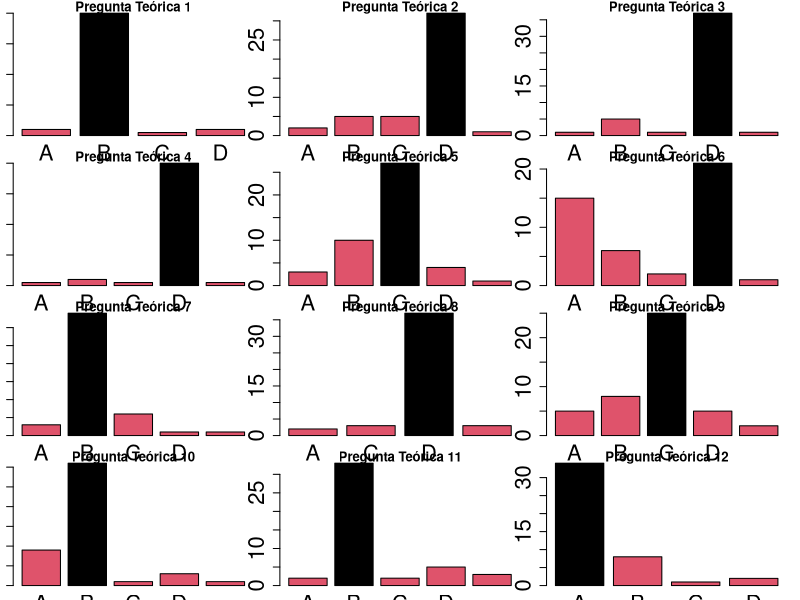
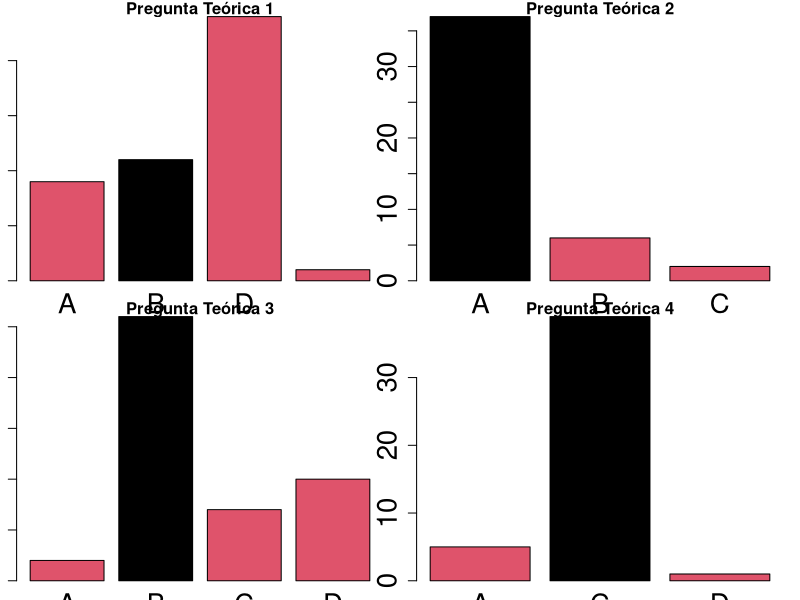
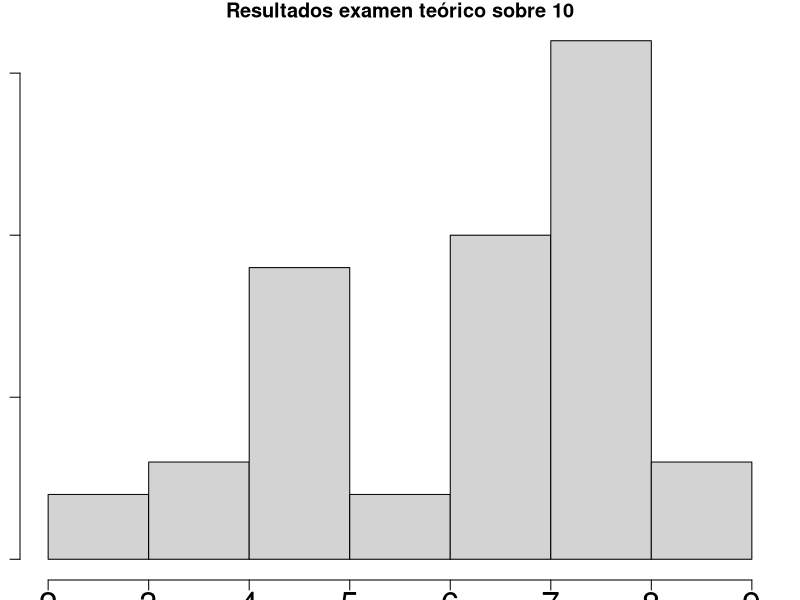
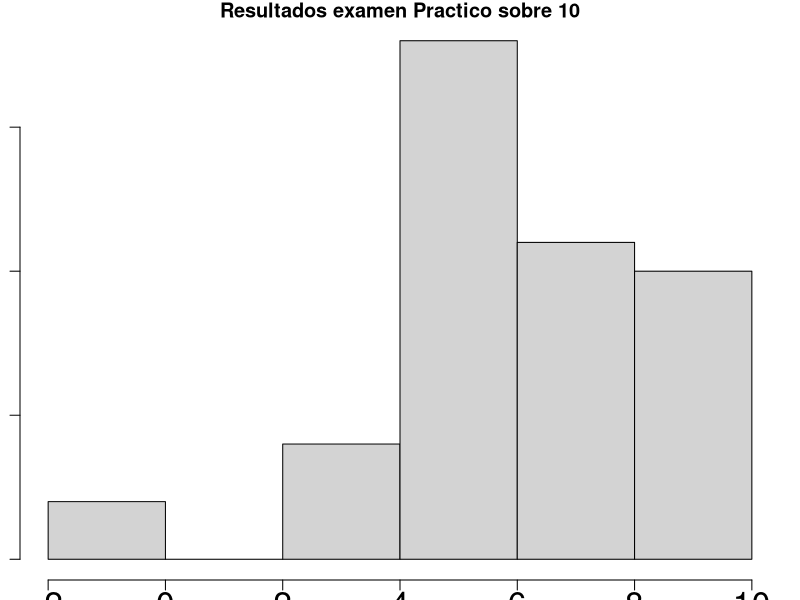
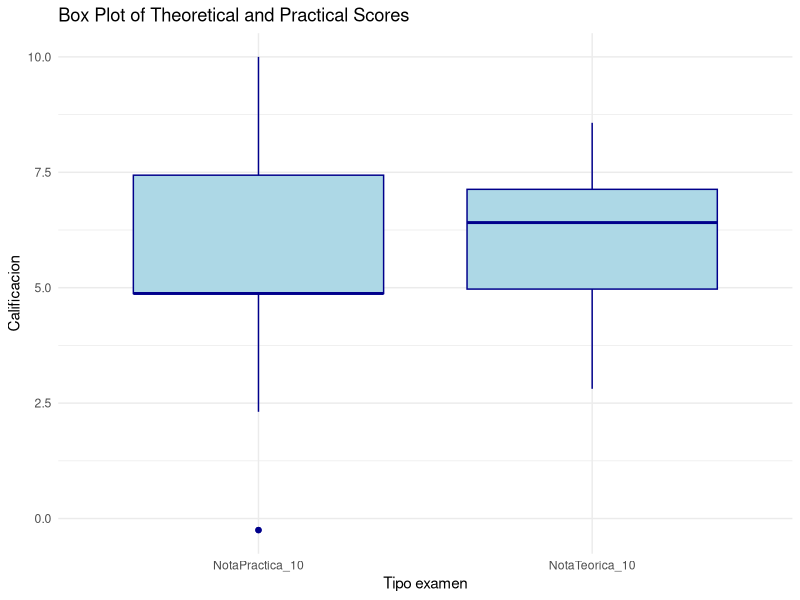
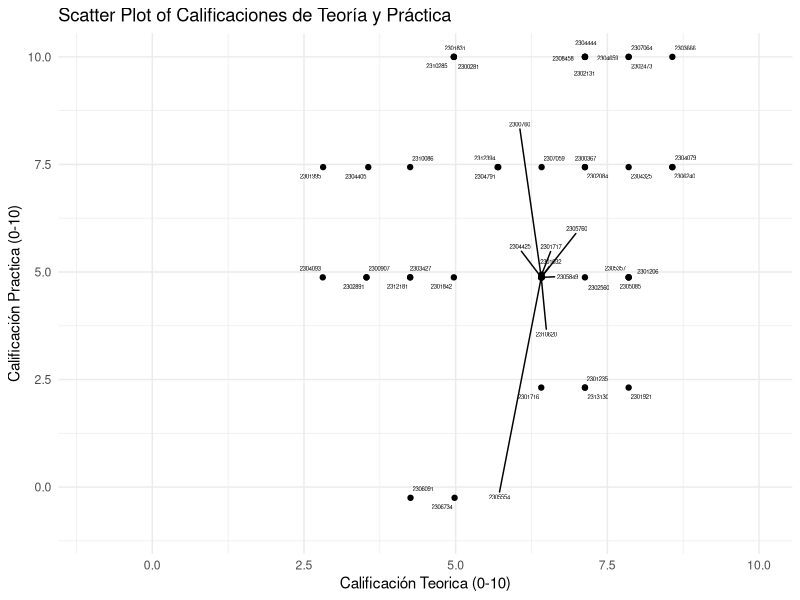

Write the R code that produced these figures, in order.
library(readxl)
library(dplyr)
library(tidyr)
library(ggplot2)
library(stringr)
library(lubridate)

# Set the working directory to the location of the current script
setwd(dirname(rstudioapi::getActiveDocumentContext()$path))
getwd()
# Read the Excel file into a data frame
data <- read_excel("Notas_Parcial1.xlsx", sheet="Parcial 1")
# Replace spaces with hyphens in column names
colnames(data) <- c("Alumno","PT1","PT2","PT3","PT4","PT5","PT6",
                    "PT7","PT8","PT9","PT10","PT11","PT12",
                    "PP1","PP2","PP3","PP4", 
                    "NotaTeorica_12","NotaPractica_4","NotaTeorica_10","NotaPractica_10")

# Remove row 1
data= data[-1,]
# remove no presentados ,transform data
data= subset(data, NotaTeorica_12 != 0)
str(data)
data$NotaTeorica_12 = as.double(data$NotaTeorica_12,round=3)
data$NotaPractica_4 = as.double(data$NotaPractica_4,round=3)
data$NotaTeorica_10 = as.double(data$NotaTeorica_10,round=3)
data$NotaPractica_10=as.double(data$NotaPractica_10, round=3)


#Plantilla de resultados
Plantilla=as.vector(c("B",	"D",	"D",	"D",	"C",	"D",	"B",	"D",	"C","B",	"B",	"A",	# Preguntas teóricas
                      "B",	"A",	"B",	"C")) # Preguntas prácticas


#### Analisis por preguntas ####
# Use apply to create all contingency tables
pt_cols <- select(data, starts_with("PT"))
pp_cols <- select(data, starts_with("PP"))
contingency_tables_pt <- apply(X=pt_cols, 
                               MARGIN=2,
                               FUN= table, 
                               useNA= "ifany")
contingency_tables_pp <- apply(X=pp_cols, 
                               MARGIN=2,
                               FUN= table, 
                               useNA= "ifany")

#### Visualize per question ######
#Screen for 12 theoretical questions + 4 practical questions
#Mark the right question
colorines <- data.frame(
  A =  factor(sample(c("green", "grey"), 16, replace = TRUE)),
  B = factor(sample(c("green", "grey"), 16, replace = TRUE)),
  C = factor(sample(c("green", "grey"), 16, replace = TRUE)),
  D = factor(sample(c("green", "grey"), 16, replace = TRUE))
)
colorines[1,]= c("grey", "green","grey","grey")
colorines[2,]= c("grey", "grey","grey","green")
colorines[3,]= c("grey", "grey","grey","green")
colorines[4,]= c("grey", "grey","grey","green")
colorines[5,]= c("grey", "grey","green","grey")
colorines[6,]= c("grey", "grey","grey","green")
colorines[7,]= c("grey", "green","grey","grey")
colorines[8,]= c("grey", "grey","green","grey") # No B answers
colorines[9,]= c("grey", "grey","green","grey")
colorines[10,]= c("grey", "green","grey","grey")
colorines[11,]= c("grey", "green","grey","grey")
colorines[12,]= c("green", "grey","grey","grey")
colorines[13,]= c("grey","green","grey","grey")
colorines[14,]= c("green", "grey","grey","grey")
colorines[15,]= c("grey", "green","grey","grey")
colorines[16,]= c("grey","green","grey", "grey") # No B answers

# Set up the plotting area as a 4x3 matrix
par(mfrow = c(4, 3),cex.axis =2)
par(mar=c(1,1,1,1))
# Loop through each question and create a barplot
for (i in 1:12) {
  barplot(contingency_tables_pt[[i]], 
          main = paste("Pregunta Teórica", i),
          xlab = dimnames(contingency_tables_pt[[i]]),
          col= as.character(colorines[i,])
  )
}

# Set up the plotting area as a 2x2 matrix
par(mfrow = c(2, 2), cex.axis =2)
par(mar=c(1,1,1,1))
# Loop through each question and create a barplot
for (i in 1:4) {
  barplot(contingency_tables_pp[[i]], 
          main = paste("Pregunta Teórica", i),
          xlab =  dimnames(contingency_tables_pp[[i]]),
          col= as.character(colorines[12+i,])
  )
}
# Reset to default single plot layout
par(mfrow = c(1, 1))

#### Visualize total alumni ######
hist(data$NotaTeorica_10, main = "Resultados examen teórico sobre 10")
hist(data$NotaPractica_10 , main = "Resultados examen Practico sobre 10")

#Transform data
# Create the box plot for nota teorica
# Transform data to long format
data_long <- pivot_longer(data[,20:21], cols = everything(), names_to = "Variable", values_to = "Value")

# Create box plot for both scores
ggplot(data_long, aes(x = Variable, y = Value)) +
  geom_boxplot(fill = "lightblue", color = "darkblue") +
  labs(title = "Box Plot of Theoretical and Practical Scores",
       x = "Tipo examen",
       y = "Calificacion") +
  theme_minimal()


#Bivariate analysis
cov(data$NotaTeorica_10,data$NotaPractica_10)
cor(data$NotaTeorica_10,data$NotaPractica_10)

#install.packages("ggrepel")
library(ggrepel)
ggplot(data = data, aes(x=NotaTeorica_10,y=NotaPractica_10,label = Alumno)) + 
  geom_point()+
  geom_text_repel(max.overlaps=45, size=1.5) + # Use geom_text_repel for better label positioning
  #             geom_text(aes(label = Alumno),size=3, angle = 45,vjust = -1) + # Adjust vjust as needed for better positioning of labels
  xlim(-1, 10) +
  ylim(-1, 10) +
  labs(title = "Scatter Plot of Calificaciones de Teoría y Práctica",
       x = "Calificación Teorica (0-10)",
       y = "Calificación Practica (0-10)") +
  theme_minimal()
   
   
